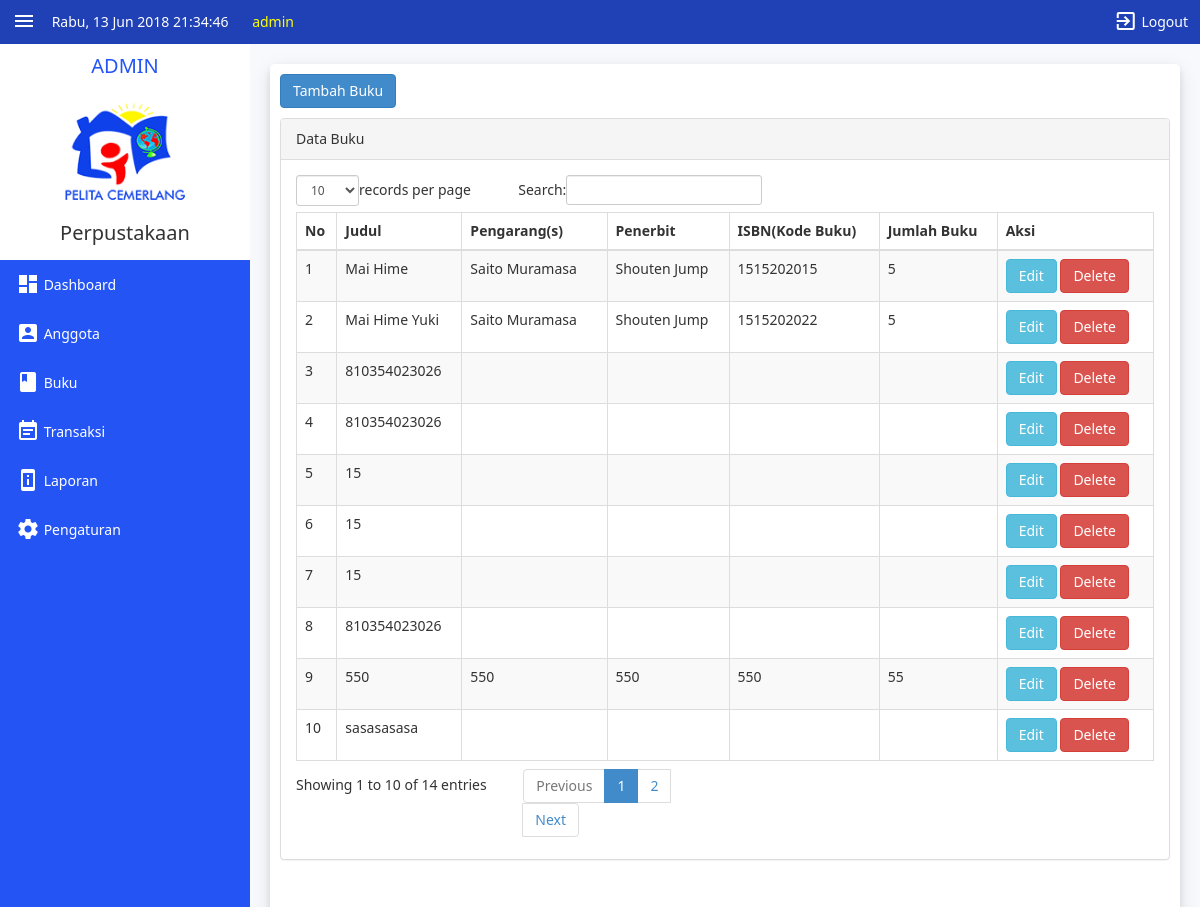
/admin/index.php?page=buku (signed in), run on the app's committed database.
### tables this page shows
CREATE TABLE `tbuser` (
  `id` int(11) NOT NULL,
  `status` varchar(5) NOT NULL,
  `nama` varchar(225) NOT NULL,
  `username` varchar(225) NOT NULL,
  `password` varchar(225) NOT NULL
);

CREATE TABLE `tb_buku` (
  `id` int(9) NOT NULL,
  `judul` varchar(250) NOT NULL,
  `pengarang` varchar(250) NOT NULL,
  `penerbit` varchar(150) NOT NULL,
  `tahun_terbit` varchar(4) NOT NULL,
  `isbn` varchar(25) NOT NULL,
  `jumlah_buku` varchar(3) NOT NULL,
  `lokasi` enum('rak1','rak2','rak3','rak4','rak5','rak6','rak7','rak8','rak9','rak10') NOT NULL,
  `tgl_input` date NOT NULL
);

### admin/page/buku/buku.php (the view)
<a href="?page=buku&aksi=tambah" class="btn btn-primary" style="margin-bottom: 10px">Tambah Buku</a>
<div class="row">
  <div class="col-md-12">
    <div class="panel panel-default">
        <div class="panel-heading">
             Data Buku
        </div>
        <div class="panel-body">
          <div class="table-responsive" id="container-table-buku">
            <table class="table table-striped table-bordered table-hover" id="dataTables-example">
              <thead>
                <tr>
                  <th>No</th>
                  <th>Judul</th>
                  <th>Pengarang(s)</th>
                  <th>Penerbit</th>
                  <th>ISBN(Kode Buku)</th>
                  <th>Jumlah Buku</th>
                  <th>Aksi </th>
                </tr>
              </thead>
              <tbody>
                  <?php
                    $no = 1;
                    $sql = $koneksi -> query("select*from tb_buku");
                    while ($data= $sql-> fetch_assoc()){
                  ?>
                  <tr>
                    <td><?php echo $no++; ?></td>
                    <td><?php echo $data['judul'];?></td>
                    <td><?php echo $data['pengarang'];?></td>
                    <td><?php echo $data['penerbit'];?></td>
                    <td><?php echo $data['isbn'];?></td>
                    <td><?php echo $data['jumlah_buku'];?></td>
                    <td>
                      <a href="?page=buku&aksi=edit&id=<?php echo $data['id'];?>" class="btn btn-info">Edit</a>
                      <a onclick="return confirm('Anda Yakin Ingin Menghapus Data Buku Berikut?')" href="?page=buku&aksi=hapus&id=<?php echo $data['id'];?>" class="btn btn-danger">Delete</a>
                    </td>
                  </tr>
                  <?php } ?>
                </tbody>
              </table>
          </div>
        </div>
    </div>
  </div>
</div>

### admin/index.php (shortened to what this page needs)
<?php
  $koneksi = new mysqli ("localhost","root","","perpustakaan");
?>
<!DOCTYPE html>
<html>
<head>
  <link rel="stylesheet" href="../assets/css/bootstrap.css">
  <link rel="stylesheet" href="../assets/css/bootstrap.ba.css">
  <link rel="stylesheet" href="../assets/css/style.css">
  <link href="../assets/js/dataTables/dataTables.bootstrap.css" rel="stylesheet" >
</head>
<body onload="setInterval('displayServerTime()', 1000);">
  <div class="top-bar">
    <div class="hamburger">
      <button class="hamburger-button" onclick="toggleNav()"><i class="material-icons logout-button">menu</i></button>
    </div>
    <div id="logoutButton" class="hamburger hamburger-logout">
      <button class="hamburger-button" onclick="document.getElementById('modallogout').style.display='block'" ><i class="material-icons logout-button">exit_to_app</i> Logout</button>
    </div>
    <div class="top-bar-menu">
      <?php
        function hari(){
            switch (date("N")) {
              case '3':
                $hari = "Rabu";
                break;
            }
            return($hari);
        }
        $tanggal = hari().", ". date("j M Y");
        echo $tanggal;
      ?>
      <span id="clock"><?php print date('H:i:s'); ?></span>
    </div>
    <div class="top-bar-menu" style="color:yellow; padding-left:20px; font-size:14px;">
      <?php
        include '../koneksi.php';
          $username = $_SESSION['username'];
        mysqli_select_db($conn,'perpustakaan');
        $result = mysqli_query($conn,"SELECT * FROM tbuser WHERE username = '$username'");
        if (mysqli_num_rows($result) > 0) {
          while($row = mysqli_fetch_assoc($result)) {
            echo $row['nama'];
          }
        }
      ?>
    </div>
  </div>
  <div id="mySidenav" class="sidenav tab">
    <div style="background:white;padding:10px;">
      <h2 id="admin" class="admin">ADMIN</h2>
      <center><img src="../assets/img/logo.png" style="width:230px;" alt="logo"></center>
      <h2 style="text-align: Center;">Perpustakaan</h2>
    </div>
    <a href="index.php"><i class="material-icons">dashboard</i> Dashboard</a>
    <a href="?page=anggota"><i class="material-icons">account_box</i> Anggota</a>
    <a href="?page=buku"><i class="material-icons">book</i> Buku</a>
    <a href="?page=transaksi"><i class="material-icons">event_note</i> Transaksi</a>
    <a href="?page=laporan"><i class="material-icons">perm_device_information</i> Laporan</a>
    <a href="?page=pengaturan"><i class="material-icons">settings</i> Pengaturan</a>
  </div>
  <div id="main" class="main">
    <div class="sub-main">
        <div class="content">
          <?php
            $page = $_GET['page'];
            $aksi = $_GET['aksi'];
            if($page == "anggota"){
              if (isset($_GET['aksi'])){
                if ($aksi=="tambah"){
                  include "./page/anggota/tambah.php";
                }
                elseif ($aksi=="edit"){
                  include "./page/anggota/edit.php";
                }
                elseif ($aksi=="hapus"){
                  include "./page/anggota/hapus.php";
                }
                elseif ($aksi=="coba"){
                  include "./page/anggota/coba.php";
                }
              }
              else {
                include "./page/anggota/anggota.php";
              }
            }
            elseif($page == "buku"){
              if (isset($_GET['aksi'])){
                if ($aksi=="tambah"){
                  include "./page/buku/tambah.php";
                }
                elseif ($aksi=="edit"){
                  include "./page/buku/edit.php";
                }
                elseif ($aksi=="hapus"){
                  include "./page/buku/hapus.php";
                }
              }
              else {
                include "./page/buku/buku.php";
              }
            }
            else {
              include "./page/dashboard.php";
            }
          ?>
        </div>
      </div>
  </div>
</body>
</html>

### assets/css/style.css (style rules this page uses)
body { font-family: "segoe ui"; margin: 0; background-color: #f8f9fd; }
.tab a { display: block; background-color: inherit; color: white; padding-top: 6px; padding-bottom: 14px; padding-left: 16px; width: 100%; border: none; outline: none; text-align: left; cursor: pointer; transition: 0.5s; font-size: 14px; text-decoration:none; }
i { font-size: 30px; transform: translateX(0%) translateY(25%); }
.tab { float: left; width: 30%; height: 300px; }
.sidenav { margin-top: 44px; height: 100%; width: 250px; position: fixed; z-index: 1; top: 0; left: 0; background-color: #2455f4; overflow-x: hidden; transition: 0.5s; }
.main { transition: margin-left 0.5s; margin-left: 250px; height: 100%; position: relative; z-index: 2; transition: 0.5s; }
a { color: white; }
.top-bar { position: fixed; z-index: 4; width: 100%; min-height: 44px; background-color: #1f41b5; color: white; padding-top: 2px; font-size: 14px; }
.top-bar-menu { display: inline-block; padding-left: 8px; }
.top-bar .hamburger { display: inline-block; }
.hamburger-button { display: block; background-color: #1f41b5; color: white; padding-left: 8px ; padding-right: 4px; padding-bottom: 10px; margin-left: 4px; width: 100%; border: none; outline: none; text-align: left; cursor: pointer; transition: 0.3s; }
.logout-button { padding-left: 16px ; padding-right: 10px; padding-top: 8px; padding-bottom: 10px; }
.hamburger i { padding:0; }
.hamburger-logout { position: relative; float: right; margin-right: 8px; transition: margin-left 0.5s; transition: margin-right 0.5s; }
.admin { text-align: center; color: #2455f4; }
.sub-main { width: 100%; height: 100%; float: right; padding: 20px; transition: 0.5s; }
.content { margin-top: 44px; min-height: 900px; padding: 10px; background: #fff; border-radius: 5px; box-shadow: 0 4px 8px 0 rgba(0, 0, 0, 0.1), 0 6px 20px 0 rgba(0, 0, 0, 0.1); }

### data on the page
tbuser: nama "admin"
tb_buku: judul "Mai Hime", pengarang "Saito Muramasa", penerbit "Shouten Jump", isbn "1515202015", jumlah_buku "5"
tb_buku: judul "Mai Hime Yuki", pengarang "Saito Muramasa", penerbit "Shouten Jump", isbn "1515202022", jumlah_buku "5"
tb_buku: judul "810354023026"
tb_buku: judul "810354023026"
tb_buku: judul "15"
tb_buku: judul "15"
tb_buku: judul "15"
tb_buku: judul "810354023026"
tb_buku: judul "550", pengarang "550", penerbit "550", isbn "550", jumlah_buku "55"
tb_buku: judul "sasasasasa"

### other printed values
$tanggal "Rabu, 13 Jun 2018"
